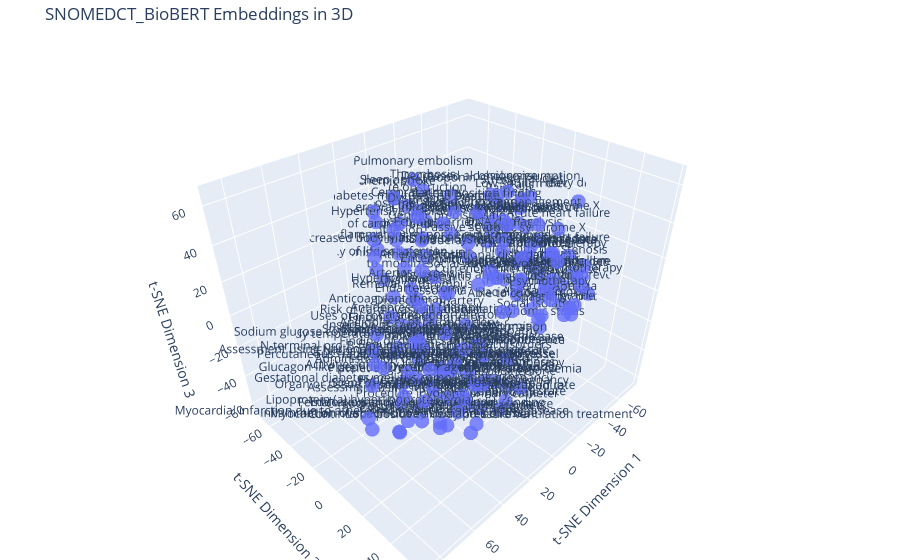

This figure's notebook cell:
### Code cell
graph_reduced_in_3d(embedding_matrix_2, embedding_names_2, title='SNOMEDCT_BioBERT Embeddings in 3D')

### Figure 1 — Plotly figure (JSON) as saved in the notebook; plotly's stock layout.template omitted (floating-point values rounded to 4 significant figures; data arrays with more than 128 entries replaced by an {"elided": "..."} marker saying what was removed)
{"data": [{"marker": {"opacity": 0.8, "size": 5}, "mode": "markers+text", "text": {"elided": "182 str values"}, "textposition": "top center", "type": "scatter3d", "x": {"elided": "182 float values"}, "y": {"elided": "182 float values"}, "z": {"elided": "182 float values"}}], "layout": {"margin": {"b": 0, "l": 0, "r": 0, "t": 40}, "scene": {"xaxis": {"title": {"text": "t-SNE Dimension 1"}}, "yaxis": {"title": {"text": "t-SNE Dimension 2"}}, "zaxis": {"title": {"text": "t-SNE Dimension 3"}}}, "title": {"text": "SNOMEDCT_BioBERT Embeddings in 3D"}}}
